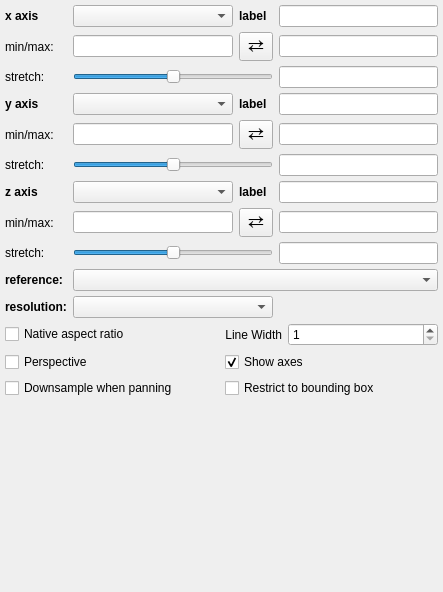
<?xml version="1.0" encoding="UTF-8"?>
<ui version="4.0">
 <class>Widget</class>
 <widget class="QWidget" name="Widget">
  <property name="geometry">
   <rect>
    <x>0</x>
    <y>0</y>
    <width>443</width>
    <height>592</height>
   </rect>
  </property>
  <property name="windowTitle">
   <string>3D_Volume</string>
  </property>
  <layout class="QGridLayout" name="gridLayout_5">
   <property name="leftMargin">
    <number>5</number>
   </property>
   <property name="topMargin">
    <number>5</number>
   </property>
   <property name="rightMargin">
    <number>5</number>
   </property>
   <property name="bottomMargin">
    <number>5</number>
   </property>
   <property name="verticalSpacing">
    <number>5</number>
   </property>
   <item row="10" column="2">
    <widget class="QLabel" name="label_reference_data">
     <property name="font">
      <font>
       <weight>75</weight>
       <bold>true</bold>
      </font>
     </property>
     <property name="text">
      <string>reference:</string>
     </property>
    </widget>
   </item>
   <item row="9" column="5">
    <widget class="QLineEdit" name="valuetext_z_stretch">
     <property name="alignment">
      <set>Qt::AlignRight|Qt::AlignTrailing|Qt::AlignVCenter</set>
     </property>
    </widget>
   </item>
   <item row="8" column="2">
    <widget class="QLabel" name="label_2">
     <property name="text">
      <string>min/max:</string>
     </property>
    </widget>
   </item>
   <item row="8" column="3">
    <widget class="QLineEdit" name="valuetext_z_min"/>
   </item>
   <item row="13" column="2">
    <spacer name="verticalSpacer">
     <property name="orientation">
      <enum>Qt::Vertical</enum>
     </property>
     <property name="sizeHint" stdset="0">
      <size>
       <width>20</width>
       <height>40</height>
      </size>
     </property>
    </spacer>
   </item>
   <item row="5" column="4">
    <widget class="QToolButton" name="button_flip_y">
     <property name="font">
      <font>
       <pointsize>14</pointsize>
      </font>
     </property>
     <property name="styleSheet">
      <string notr="true">padding: 0px</string>
     </property>
     <property name="text">
      <string>⇄</string>
     </property>
    </widget>
   </item>
   <item row="4" column="2">
    <widget class="QLabel" name="x_lab">
     <property name="font">
      <font>
       <weight>75</weight>
       <bold>true</bold>
      </font>
     </property>
     <property name="text">
      <string>y axis</string>
     </property>
    </widget>
   </item>
   <item row="12" column="2" colspan="4">
    <layout class="QGridLayout" name="gridLayout">
     <item row="0" column="0">
      <widget class="QCheckBox" name="bool_native_aspect">
       <property name="text">
        <string>Native aspect ratio</string>
       </property>
      </widget>
     </item>
     <item row="0" column="1">
      <layout class="QHBoxLayout" name="horizontalLayout">
       <item>
        <widget class="QLabel" name="label_line_width">
         <property name="sizePolicy">
          <sizepolicy hsizetype="Maximum" vsizetype="Preferred">
           <horstretch>0</horstretch>
           <verstretch>0</verstretch>
          </sizepolicy>
         </property>
         <property name="text">
          <string>Line Width</string>
         </property>
         <property name="alignment">
          <set>Qt::AlignRight|Qt::AlignTrailing|Qt::AlignVCenter</set>
         </property>
        </widget>
       </item>
       <item>
        <widget class="QSpinBox" name="value_line_width">
         <property name="minimum">
          <number>1</number>
         </property>
         <property name="maximum">
          <number>15</number>
         </property>
        </widget>
       </item>
      </layout>
     </item>
     <item row="1" column="0">
      <widget class="QCheckBox" name="bool_perspective_view">
       <property name="text">
        <string>Perspective</string>
       </property>
       <property name="checked">
        <bool>false</bool>
       </property>
      </widget>
     </item>
     <item row="1" column="1">
      <widget class="QCheckBox" name="bool_visible_axes">
       <property name="text">
        <string>Show axes</string>
       </property>
       <property name="checked">
        <bool>true</bool>
       </property>
      </widget>
     </item>
     <item row="3" column="0">
      <widget class="QCheckBox" name="bool_downsample">
       <property name="enabled">
        <bool>true</bool>
       </property>
       <property name="text">
        <string>Downsample when panning</string>
       </property>
       <property name="checked">
        <bool>false</bool>
       </property>
      </widget>
     </item>
     <item row="3" column="1">
      <widget class="QCheckBox" name="bool_clip_data">
       <property name="text">
        <string>Restrict to bounding box</string>
       </property>
      </widget>
     </item>
    </layout>
   </item>
   <item row="1" column="4">
    <widget class="QToolButton" name="button_flip_x">
     <property name="font">
      <font>
       <pointsize>14</pointsize>
      </font>
     </property>
     <property name="styleSheet">
      <string notr="true">padding: 0px</string>
     </property>
     <property name="text">
      <string>⇄</string>
     </property>
    </widget>
   </item>
   <item row="9" column="2">
    <widget class="QLabel" name="label">
     <property name="text">
      <string>stretch:</string>
     </property>
    </widget>
   </item>
   <item row="8" column="4">
    <widget class="QToolButton" name="button_flip_z">
     <property name="font">
      <font>
       <pointsize>14</pointsize>
      </font>
     </property>
     <property name="styleSheet">
      <string notr="true">padding: 0px</string>
     </property>
     <property name="text">
      <string>⇄</string>
     </property>
    </widget>
   </item>
   <item row="1" column="5">
    <widget class="QLineEdit" name="valuetext_x_max"/>
   </item>
   <item row="0" column="2">
    <widget class="QLabel" name="x_lab">
     <property name="font">
      <font>
       <weight>75</weight>
       <bold>true</bold>
      </font>
     </property>
     <property name="text">
      <string>x axis</string>
     </property>
    </widget>
   </item>
   <item row="6" column="5">
    <widget class="QLineEdit" name="valuetext_y_stretch">
     <property name="alignment">
      <set>Qt::AlignRight|Qt::AlignTrailing|Qt::AlignVCenter</set>
     </property>
    </widget>
   </item>
   <item row="2" column="3" colspan="2">
    <widget class="QSlider" name="value_x_stretch">
     <property name="minimum">
      <number>-10000</number>
     </property>
     <property name="maximum">
      <number>10000</number>
     </property>
     <property name="singleStep">
      <number>0</number>
     </property>
     <property name="orientation">
      <enum>Qt::Horizontal</enum>
     </property>
    </widget>
   </item>
   <item row="8" column="5">
    <widget class="QLineEdit" name="valuetext_z_max"/>
   </item>
   <item row="10" column="3" colspan="3">
    <widget class="QComboBox" name="combosel_reference_data"/>
   </item>
   <item row="5" column="2">
    <widget class="QLabel" name="label_2">
     <property name="text">
      <string>min/max:</string>
     </property>
    </widget>
   </item>
   <item row="7" column="2">
    <widget class="QLabel" name="x_lab">
     <property name="font">
      <font>
       <weight>75</weight>
       <bold>true</bold>
      </font>
     </property>
     <property name="text">
      <string>z axis</string>
     </property>
    </widget>
   </item>
   <item row="5" column="3">
    <widget class="QLineEdit" name="valuetext_y_min"/>
   </item>
   <item row="11" column="2">
    <widget class="QLabel" name="label_resolution">
     <property name="font">
      <font>
       <weight>75</weight>
       <bold>true</bold>
      </font>
     </property>
     <property name="text">
      <string>resolution:</string>
     </property>
    </widget>
   </item>
   <item row="11" column="3" colspan="2">
    <widget class="QComboBox" name="combosel_resolution"/>
   </item>
   <item row="1" column="3">
    <widget class="QLineEdit" name="valuetext_x_min"/>
   </item>
   <item row="1" column="2">
    <widget class="QLabel" name="label_2">
     <property name="text">
      <string>min/max:</string>
     </property>
    </widget>
   </item>
   <item row="6" column="3" colspan="2">
    <widget class="QSlider" name="value_y_stretch">
     <property name="minimum">
      <number>-10000</number>
     </property>
     <property name="maximum">
      <number>10000</number>
     </property>
     <property name="singleStep">
      <number>0</number>
     </property>
     <property name="orientation">
      <enum>Qt::Horizontal</enum>
     </property>
    </widget>
   </item>
   <item row="5" column="5">
    <widget class="QLineEdit" name="valuetext_y_max"/>
   </item>
   <item row="9" column="3" colspan="2">
    <widget class="QSlider" name="value_z_stretch">
     <property name="minimum">
      <number>-10000</number>
     </property>
     <property name="maximum">
      <number>10000</number>
     </property>
     <property name="singleStep">
      <number>0</number>
     </property>
     <property name="orientation">
      <enum>Qt::Horizontal</enum>
     </property>
    </widget>
   </item>
   <item row="2" column="5">
    <widget class="QLineEdit" name="valuetext_x_stretch">
     <property name="alignment">
      <set>Qt::AlignRight|Qt::AlignTrailing|Qt::AlignVCenter</set>
     </property>
    </widget>
   </item>
   <item row="2" column="2">
    <widget class="QLabel" name="label">
     <property name="text">
      <string>stretch:</string>
     </property>
    </widget>
   </item>
   <item row="6" column="2">
    <widget class="QLabel" name="label">
     <property name="text">
      <string>stretch:</string>
     </property>
    </widget>
   </item>
   <item row="0" column="3">
    <widget class="QComboBox" name="combosel_x_att">
     <property name="sizeAdjustPolicy">
      <enum>QComboBox::AdjustToMinimumContentsLength</enum>
     </property>
    </widget>
   </item>
   <item row="0" column="4">
    <widget class="QLabel" name="label_3">
     <property name="text">
      <string>&lt;html&gt;&lt;head/&gt;&lt;body&gt;&lt;p&gt;&lt;span style=&quot; font-weight:600;&quot;&gt;label&lt;/span&gt;&lt;/p&gt;&lt;/body&gt;&lt;/html&gt;</string>
     </property>
    </widget>
   </item>
   <item row="0" column="5">
    <widget class="QLineEdit" name="text_x_label"/>
   </item>
   <item row="4" column="3">
    <widget class="QComboBox" name="combosel_y_att">
     <property name="sizeAdjustPolicy">
      <enum>QComboBox::AdjustToMinimumContentsLength</enum>
     </property>
    </widget>
   </item>
   <item row="4" column="4">
    <widget class="QLabel" name="label_4">
     <property name="text">
      <string>&lt;html&gt;&lt;head/&gt;&lt;body&gt;&lt;p&gt;&lt;span style=&quot; font-weight:600;&quot;&gt;label&lt;/span&gt;&lt;/p&gt;&lt;/body&gt;&lt;/html&gt;</string>
     </property>
    </widget>
   </item>
   <item row="7" column="3">
    <widget class="QComboBox" name="combosel_z_att">
     <property name="sizeAdjustPolicy">
      <enum>QComboBox::AdjustToMinimumContentsLength</enum>
     </property>
    </widget>
   </item>
   <item row="7" column="4">
    <widget class="QLabel" name="label_5">
     <property name="text">
      <string>&lt;html&gt;&lt;head/&gt;&lt;body&gt;&lt;p&gt;&lt;span style=&quot; font-weight:600;&quot;&gt;label&lt;/span&gt;&lt;/p&gt;&lt;/body&gt;&lt;/html&gt;</string>
     </property>
    </widget>
   </item>
   <item row="4" column="5">
    <widget class="QLineEdit" name="text_y_label"/>
   </item>
   <item row="7" column="5">
    <widget class="QLineEdit" name="text_z_label"/>
   </item>
  </layout>
 </widget>
 <layoutdefault spacing="6" margin="11"/>
 <resources/>
 <connections/>
</ui>
